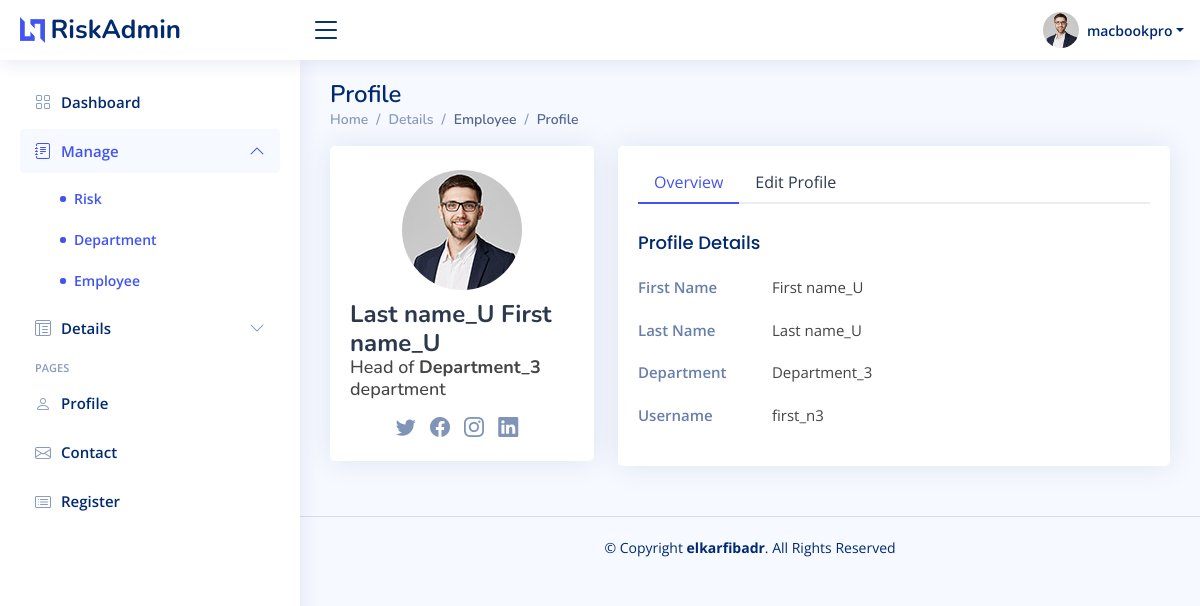
Page /update_employee/14/ (signed in) on the committed database.
### risk_management/models.py (models this page shows, shortened)
class Employee(models.Model):
        first_name= models.CharField(max_length=255)
        last_name= models.CharField(max_length=255)
        department= models.ForeignKey(Department,on_delete=models.CASCADE)
        username = models.CharField(max_length = 10, unique = True, db_index = True)
        password = models.CharField(max_length=100)

class Department(models.Model):
        name_department= models.CharField(max_length=255)
        def __str__(self):
                return self.name_department

### risk_management/views.py (the view)
# urls.py: path('update_employee/<str:pk>/', views.update_employee, name="update_employee"),
@login_required(login_url="welcome")
def update_employee(request, pk):
     employee = Employee.objects.get(id=pk)
     form = EmployeeForm(instance=employee)
     if request.method == 'POST':
          form = EmployeeForm(request.POST, instance=employee )
          if form.is_valid():
               form.save()
               return redirect('home')
     context = {'form':form,
                'employee':employee
                }
     return render(request,'risk_management/edit_employee.html', context )

### risk_management/templates/risk_management/edit_employee.html (shortened to what this page needs)
{% extends 'new_main.html' %}
{% load static %}
{% load crispy_forms_tags %}
{% block content %}
<main id="main" class="main">
  <div class="pagetitle">
    <h1>Profile</h1>
    <nav>
      <ol class="breadcrumb">
        <li class="breadcrumb-item"><a href="index.html">Home</a></li>
        <li class="breadcrumb-item">Details</li>
        <li class="breadcrumb-item active">Employee</li>
        <li class="breadcrumb-item active">Profile</li>
      </ol>
    </nav>
  </div>
  <section class="section profile">
    <div class="row">
      <div class="col-xl-4">
        <div class="card">
          <div class="card-body profile-card pt-4 d-flex flex-column align-items-center">
            <img src="{% static '/img/profile-img.jpg'%}" alt="Profile" class="rounded-circle">
            <h2>{{employee.last_name}} {{employee.first_name}}</h2>
            <h3>Head of  <strong>{{employee.department}} </strong>  department </h3>
            <div class="social-links mt-2">
              <a href="#" class="twitter"><i class="bi bi-twitter"></i></a>
              <a href="#" class="facebook"><i class="bi bi-facebook"></i></a>
              <a href="#" class="instagram"><i class="bi bi-instagram"></i></a>
              <a href="#" class="linkedin"><i class="bi bi-linkedin"></i></a>
            </div>
          </div>
        </div>
      </div>
      <div class="col-xl-8">
        <div class="card">
          <div class="card-body pt-3">
            <ul class="nav nav-tabs nav-tabs-bordered">
              <li class="nav-item">
                <button class="nav-link active" data-bs-toggle="tab"
                  data-bs-target="#profile-overview">Overview</button>
              </li>
              <li class="nav-item">
                <button class="nav-link" data-bs-toggle="tab" data-bs-target="#profile-edit">Edit Profile</button>
              </li>
            </ul>
            <div class="tab-content pt-2">
              <div class="tab-pane fade show active profile-overview" id="profile-overview">
                <h5 class="card-title">Profile Details</h5>
                <div class="row">
                  <div class="col-lg-3 col-md-4 label"> First Name </div>
                  <div class="col-lg-9 col-md-8">{{employee.first_name}}</div>
                </div>
                <div class="row">
                  <div class="col-lg-3 col-md-4 label"> Last Name </div>
                  <div class="col-lg-9 col-md-8">{{employee.last_name}}</div>
                </div>
                <div class="row">
                  <div class="col-lg-3 col-md-4 label">Department</div>
                  <div class="col-lg-9 col-md-8">{{employee.department}}</div>
                </div>
                <div class="row">
                  <div class="col-lg-3 col-md-4 label">Username</div>
                  <div class="col-lg-9 col-md-8">{{employee.username}}</div>
                </div>
              </div>
            </div>
          </div>
        </div>
      </div>
    </div>
  </section>
</main>
{% endblock content%}

### templates/new_main.html (shortened to what this page needs)
<!DOCTYPE html>
<html lang="en">
{% load static %}
<head>
    <link href="{% static '/vendor/bootstrap/css/bootstrap.min.css' %}" rel="stylesheet">
    <link href="{% static '/vendor/bootstrap-icons/bootstrap-icons.css' %}" rel="stylesheet">
    <link href="{% static '/vendor/boxicons/css/boxicons.min.css' %}" rel="stylesheet">
    <link href="{% static '/vendor/quill/quill.snow.css' %}" rel="stylesheet">
    <link href="{% static '/vendor/quill/quill.bubble.css' %}" rel="stylesheet">
    <link href="{% static '/vendor/remixicon/remixicon.css' %}" rel="stylesheet">
    <link href="{% static '/vendor/simple-datatables/style.css' %}" rel="stylesheet">
    <link href="{% static '/css/style.css' %}" rel="stylesheet">
</head>
<body>
    <header id="header" class="header fixed-top d-flex align-items-center">
        <div class="d-flex align-items-center justify-content-between">
            <a href="{% url 'home' %}" class="logo d-flex align-items-center">
                <img src="{% static '/img/logo.png' %}" alt="">
                <span class="d-none d-lg-block">RiskAdmin</span>
            </a>
            <i class="bi bi-list toggle-sidebar-btn"></i>
        </div>
        <nav class="header-nav ms-auto">
            <ul class="d-flex align-items-center">
                <li class="nav-item dropdown pe-3">
                    <a class="nav-link nav-profile d-flex align-items-center pe-0" href="#" data-bs-toggle="dropdown">
                        <img src="{% static '/img/profile-img.jpg' %}" alt="Profile" class="rounded-circle">
                        <span class="d-none d-md-block dropdown-toggle ps-2">{{request.user.username}}</span>
                    </a>
                </li>
            </ul>
        </nav>
    </header>
    <aside id="sidebar" class="sidebar">
        <ul class="sidebar-nav" id="sidebar-nav">
            <li class="nav-item">
                <a class="nav-link collapsed" href="{% url 'home' %}">
                    <i class="bi bi-grid"></i>
                    <span>Dashboard</span>
                </a>
            </li>
            <li class="nav-item">
                <a class="nav-link " data-bs-target="#forms-nav" data-bs-toggle="collapse" href="#">
                    <i class="bi bi-journal-text"></i><span>Manage</span><i class="bi bi-chevron-down ms-auto"></i>
                </a>
                <ul id="forms-nav" class="nav-content collapse show" data-bs-parent="#sidebar-nav">
                    <li>
                        <a href="{% url 'create-risk' %}" class="active">
                            <i class="bi bi-circle"></i><span>Risk</span>
                        </a>
                    </li>
                    <li>
                        <a href="{% url 'create_department' %}" class="active">
                            <i class="bi bi-circle"></i><span>Department</span>
                        </a>
                    </li>
                    <li>
                        <a href="{% url 'create_employee' %}" class="active">
                            <i class="bi bi-circle"></i><span>Employee</span>
                        </a>
                    </li>
                </ul>
            </li>
            <li class="nav-item">
                <a class="nav-link collapsed" data-bs-target="#tables-nav" data-bs-toggle="collapse" href="#">
                    <i class="bi bi-layout-text-window-reverse"></i><span>Details</span><i
                        class="bi bi-chevron-down ms-auto"></i>
                </a>
            </li>
            <li class="nav-heading">Pages</li>
            <li class="nav-item">
                <a class="nav-link collapsed" href="users-profile.html">
                    <i class="bi bi-person"></i>
                    <span>Profile</span>
                </a>
            </li>
            <li class="nav-item">
                <a class="nav-link collapsed" href="pages-contact.html">
                    <i class="bi bi-envelope"></i>
                    <span>Contact</span>
                </a>
            </li>
            <li class="nav-item">
                <a class="nav-link collapsed" href="pages-register.html">
                    <i class="bi bi-card-list"></i>
                    <span>Register</span>
                </a>
            </li>
        </ul>
    </aside>
    {% block content%}{% endblock %}
    <footer id="footer" class="footer">
        <div class="copyright">
            &copy; Copyright <strong><span>elkarfibadr</span></strong>. All Rights Reserved
        </div>
    </footer>
</body>
</html>

### static/css/style.css (style rules this page uses)
:root { scroll-behavior: smooth; }
body { font-family: "Open Sans", sans-serif; background: #f6f9ff; color: #444444; }
a { color: #4154f1; text-decoration: none; }
h1, h2, h3, h4, h5, h6 { font-family: "Nunito", sans-serif; }
#main { margin-top: 60px; padding: 20px 30px; transition: all 0.3s; }
.pagetitle { margin-bottom: 10px; }
.pagetitle h1 { font-size: 24px; margin-bottom: 0; font-weight: 600; color: #012970; }
.card { margin-bottom: 30px; border: none; border-radius: 5px; box-shadow: 0px 0 30px rgba(1, 41, 112, 0.1); }
.card-title { padding: 20px 0 15px 0; font-size: 18px; font-weight: 500; color: #012970; font-family: "Poppins", sans-serif; }
.card-body { padding: 0 20px 20px 20px; }
.breadcrumb { font-size: 14px; font-family: "Nunito", sans-serif; color: #899bbd; font-weight: 600; }
.breadcrumb a { color: #899bbd; transition: 0.3s; }
.breadcrumb .breadcrumb-item::before { color: #899bbd; }
.breadcrumb .active { color: #51678f; font-weight: 600; }
.nav-tabs-bordered { border-bottom: 2px solid #ebeef4; }
.nav-tabs-bordered .nav-link { margin-bottom: -2px; border: none; color: #2c384e; }
.nav-tabs-bordered .nav-link.active { background-color: #fff; color: #4154f1; border-bottom: 2px solid #4154f1; }
.logo { line-height: 1; }
@media (min-width: 1200px) { .logo { width: 280px; } }
.logo img { max-height: 26px; margin-right: 6px; }
.logo span { font-size: 26px; font-weight: 700; color: #012970; font-family: "Nunito", sans-serif; }
.header { transition: all 0.5s; z-index: 997; height: 60px; box-shadow: 0px 2px 20px rgba(1, 41, 112, 0.1); background-color: #fff; padding-left: 20px; }
.header .toggle-sidebar-btn { font-size: 32px; padding-left: 10px; cursor: pointer; color: #012970; }
.header-nav ul { list-style: none; }
.header-nav>ul { margin: 0; padding: 0; }
.header-nav .nav-profile { color: #012970; }
.header-nav .nav-profile img { max-height: 36px; }
.header-nav .nav-profile span { font-size: 14px; font-weight: 600; }
.sidebar { position: fixed; top: 60px; left: 0; bottom: 0; width: 300px; z-index: 996; transition: all 0.3s; padding: 20px; overflow-y: auto; scrollbar-width: thin; scrollbar-color: #aab7cf transparent; box-shadow: 0px 0px 20px rgba(1, 41, 112, 0.1); background-color: #fff; }
@media (min-width: 1200px) { #main, #footer { margin-left: 300px; } }
.sidebar-nav { padding: 0; margin: 0; list-style: none; }
.sidebar-nav li { padding: 0; margin: 0; list-style: none; }
.sidebar-nav .nav-item { margin-bottom: 5px; }
.sidebar-nav .nav-heading { font-size: 11px; text-transform: uppercase; color: #899bbd; font-weight: 600; margin: 10px 0 5px 15px; }
.sidebar-nav .nav-link { display: flex; align-items: center; font-size: 15px; font-weight: 600; color: #4154f1; transition: 0.3; background: #f6f9ff; padding: 10px 15px; border-radius: 4px; }
.sidebar-nav .nav-link i { font-size: 16px; margin-right: 10px; color: #4154f1; }
.sidebar-nav .nav-link.collapsed { color: #012970; background: #fff; }
.sidebar-nav .nav-link.collapsed i { color: #899bbd; }
.sidebar-nav .nav-link .bi-chevron-down { margin-right: 0; transition: transform 0.2s ease-in-out; }
.sidebar-nav .nav-link:not(.collapsed) .bi-chevron-down { transform: rotate(180deg); }
.sidebar-nav .nav-content { padding: 5px 0 0 0; margin: 0; list-style: none; }
.sidebar-nav .nav-content a { display: flex; align-items: center; font-size: 14px; font-weight: 600; color: #012970; transition: 0.3; padding: 10px 0 10px 40px; transition: 0.3s; }
.sidebar-nav .nav-content a i { font-size: 6px; margin-right: 8px; line-height: 0; border-radius: 50%; }
.sidebar-nav .nav-content a:hover, .sidebar-nav .nav-content a.active { color: #4154f1; }
.sidebar-nav .nav-content a.active i { background-color: #4154f1; }
.profile .profile-card img { max-width: 120px; }
.profile .profile-card h2 { font-size: 24px; font-weight: 700; color: #2c384e; margin: 10px 0 0 0; }
.profile .profile-card h3 { font-size: 18px; }
.profile .profile-card .social-links a { font-size: 20px; display: inline-block; color: rgba(1, 41, 112, 0.5); line-height: 0; margin-right: 10px; transition: 0.3s; }
.profile .profile-overview .row { margin-bottom: 20px; font-size: 15px; }
.profile .profile-overview .card-title { color: #012970; }
.profile .profile-overview .label { font-weight: 600; color: rgba(1, 41, 112, 0.6); }
.footer { padding: 20px 0; font-size: 14px; transition: all 0.3s; border-top: 1px solid #cddfff; }
.footer .copyright { text-align: center; color: #012970; }

### rows in the picture
Employee: last_name "Last name_U", first_name "First name_U", department "Department_3", username "first_n3"

### other values in the picture
{{ request.user.username }} "macbookpro"
